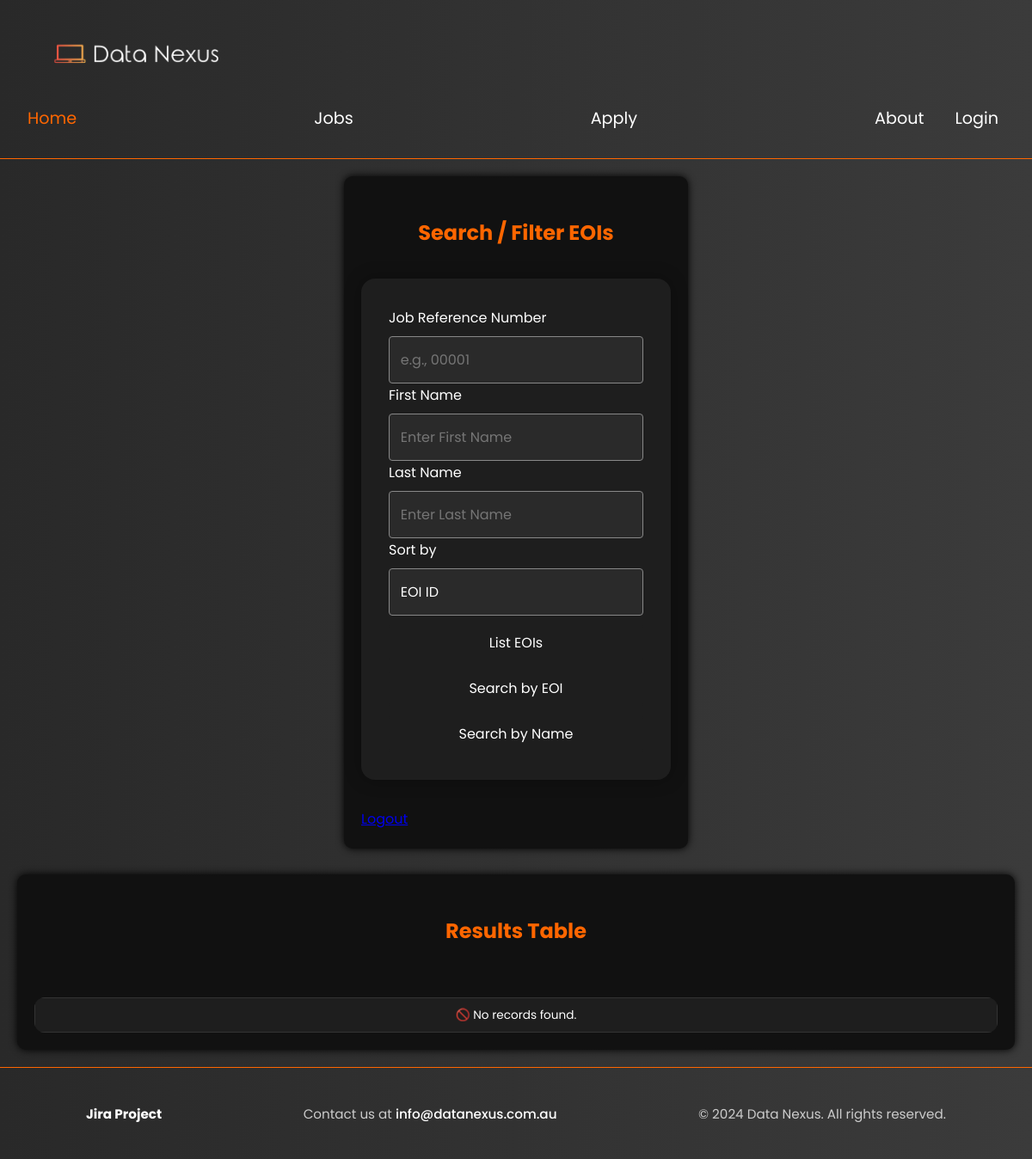
The page /web_tech_prj-main/manage.php (signed in) on the database as committed earlier.
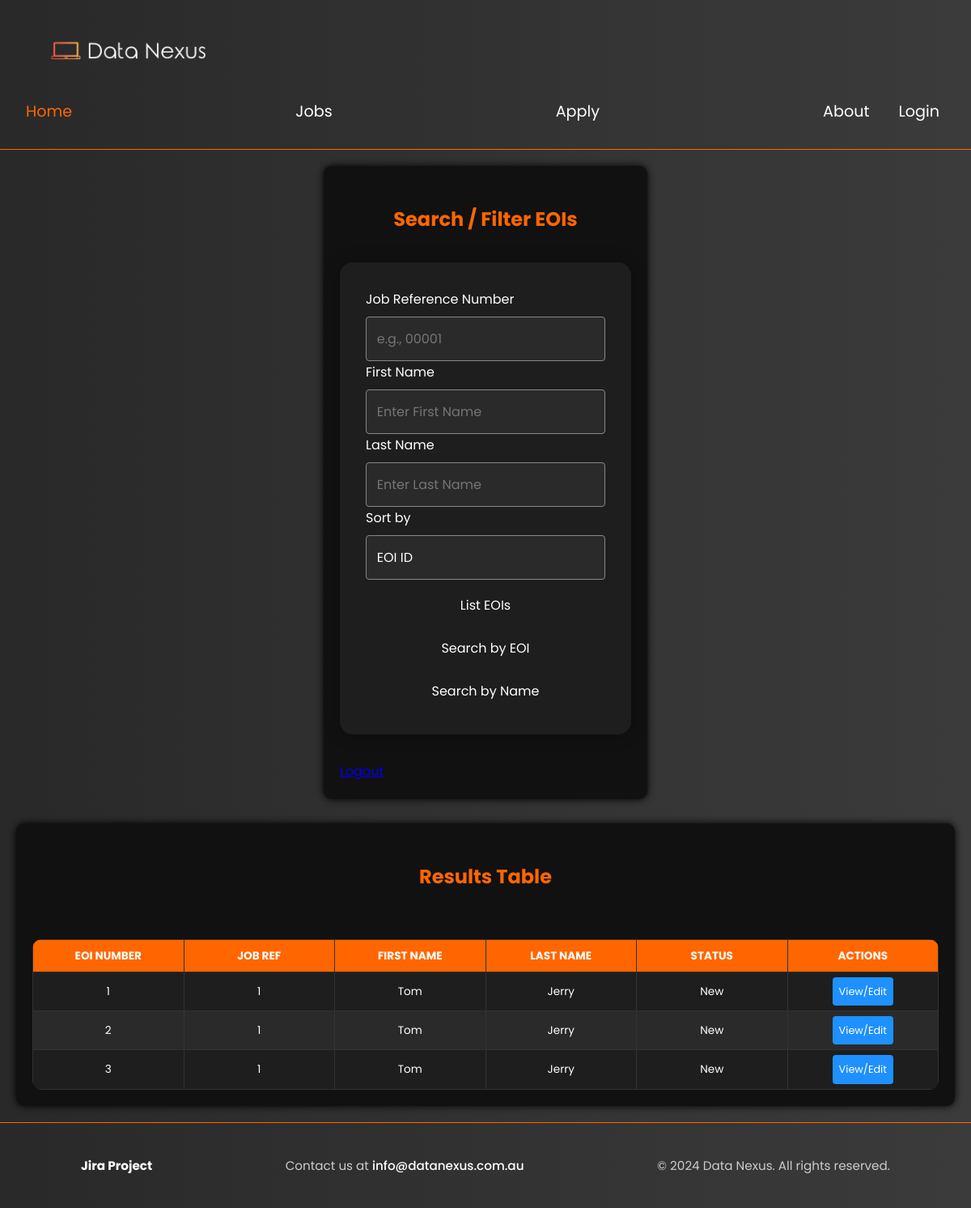
The same page on the database as committed later.
### tables this page shows
CREATE TABLE `expressions_of_interest` (
  `EOInumber` int(11) NOT NULL,
  `job_ref` int(10) NOT NULL,
  `first_name` varchar(50) NOT NULL,
  `last_name` varchar(50) NOT NULL,
  `gender` varchar(10) NOT NULL,
  `address` varchar(46) NOT NULL,
  `suburb` varchar(60) NOT NULL,
  `state` varchar(3) NOT NULL,
  `postcode` varchar(4) NOT NULL,
  `email_address` varchar(360) NOT NULL,
  `phone_number` varchar(15) NOT NULL,
  `skills` varchar(500) NOT NULL,
  `other_skills` varchar(500) NOT NULL,
  `status` varchar(10) NOT NULL DEFAULT 'New'
);

### web_tech_prj-main/manage.php (the view, shortened to what this page needs)
<!DOCTYPE html>
<html lang="en">
<head>
    <link href="styles/styles.css" rel="stylesheet">
</head>
<body>
<?php include 'nav.inc'; ?>
<main>
  <section class="filter-form">
    <h2>Search / Filter EOIs</h2>
    <form action="manage.php" method="POST">
      <label for="job_ref">Job Reference Number</label>
      <input type="text" id="job_ref" name="job_ref" placeholder="e.g., 00001">
      <label for="first_name">First Name</label>
      <input type="text" id="first_name" name="first_name" placeholder="Enter First Name">
      <label for="last_name">Last Name</label>
      <input type="text" id="last_name" name="last_name" placeholder="Enter Last Name">
      <label for="sort_field">Sort by</label>
      <select name="sort_field" id="sort_field">
        <option value="eoi_id">EOI ID</option>
      </select>
      <button type="submit" name="action" value="list">List EOIs</button>
      <button type="submit" name="action" value="delete">Search by EOI</button>
      <button type="submit" name="action" value="update_status">Search by Name</button>
    </form>
    <a href="logout.php">Logout</a>
  </section>
  <section class="results-table">
    <h2>Results Table</h2>
    <table class="styled-table">
    <table class="styled-table">
<?php
require_once("settings.php");
$sql = "SELECT EOInumber, job_ref, first_name, last_name, status FROM expressions_of_interest";
$result = mysqli_query($conn, $sql);
if (mysqli_num_rows($result) > 0) {
    echo "<thead><tr>";
    echo "<th>EOI Number</th>";
    echo "<th>Job Ref</th>";
    echo "<th>First Name</th>";
    echo "<th>Last Name</th>";
    echo "<th>Status</th>";
    echo "<th>Actions</th>";
    echo "</tr></thead><tbody>";
    while ($row = mysqli_fetch_assoc($result)) {
        echo "<tr>";
        echo "<td>" . htmlspecialchars($row['EOInumber']) . "</td>";
        echo "<td>" . htmlspecialchars($row['job_ref']) . "</td>";
        echo "<td>" . htmlspecialchars($row['first_name']) . "</td>";
        echo "<td>" . htmlspecialchars($row['last_name']) . "</td>";
        echo "<td>" . htmlspecialchars($row['status']) . "</td>";
        echo "<td><a class='btn-view' href='view_details.php?eoi_id=" . urlencode($row['EOInumber']) . "'>View/Edit</a></td>";
        echo "</tr>";
    }
    echo "</tbody>";
} else {
    echo "<tr><td colspan='6'>🚫 No records found.</td></tr>";
}
?>
</table>
    </table>
  </section>
</main>
<?php include 'footer.inc'; ?>
</body>
</html>

### web_tech_prj-main/nav.inc
<header>
    <a href="index.php">
        <img src="images/Data_Nexus_Logo-Photoroom.png" id="home-logo" alt="Data Nexus Official Logo">
    </a>
    <nav id="home-navigation">
        <a href="index.php" class="home-navlinks" id="home-current-page">Home</a>
        <a href="jobs.php" class="home-navlinks">Jobs</a>
        <a href="apply.php" class="home-navlinks">Apply</a>
        <a href="about.php" class="home-navlinks">About</a>
    </nav>
        <a href="login.php" class="home-navlinks">Login</a>
</header>

### web_tech_prj-main/footer.inc
<footer>
    <div class="footer-content">
      <a href="https://student-team-d82481z6.atlassian.net/jira/software/projects/PP1/boards/3/timeline?selectedIssue=PP1-28&atlOrigin=eyJpIjoiOTdlZTc1Mjg2MWIyNDVmYmI0NWRlZDRlZDdhZGNmNWEiLCJwIjoiaiJ9" id="footer-items">Jira Project</a>
      <p>Contact us at <a href="mailto:info@datanexus.com.au">info@datanexus.com.au</a></p>
      <p>&copy; 2024 Data Nexus. All rights reserved.</p>
    </div>
  </footer>

### web_tech_prj-main/styles/styles.css (style rules this page uses)
html, body { height: 100%; font-family: 'Poppins', sans-serif; color: white; overflow-x: hidden; max-width: 100%; }
*, *::before, *::after { box-sizing: border-box; }
body { display: flex; flex-direction: column; }
main { flex: 1; }
header { display: flex; align-items: center; background: linear-gradient(to right, #292929, #3b3b3b); padding: 1rem; flex-wrap: wrap; position: sticky; top: 0; z-index: 1000; border-bottom: 1px solid #ff6600; }
#home-current-page, #apply-current-page, #jobs-current-page, #about-current-page { color: #ff6600; }
#home-logo { width: 18rem; max-width: 100%; padding-right: 0.1rem; }
#home-navigation { display: flex; justify-content: center; gap: 15rem; flex-wrap: wrap; }
.home-navlinks { position: relative; text-decoration: none; font-size: 1.2rem; padding: 1rem; border-top: 2px solid transparent; color: white; padding-right: 20px; }
.home-navlinks:after { content: ""; position: absolute; left: 0; bottom: 0; height: 2px; width: 0%; background-color: white; transition: width 0.3s ease-in-out; }
footer { background: linear-gradient(to right, #292929, #3b3b3b); padding: 2rem 1rem; border-top: 1px solid #ff6600; text-align: center; color: #ccc; font-size: 0.95rem; }
.footer-content { max-width: 1000px; margin: 0 auto; display: flex; flex-direction: row; justify-content: space-between; align-items: center; flex-wrap: wrap; gap: 1rem; text-align: center; }
#footer-items { color: #ff6600; text-decoration: none; font-weight: bold; }
.footer-content a { color: white; text-decoration: none; font-weight: 500; }
main { background: linear-gradient(to right, #292929, #3b3b3b); }
#footer-items { text-decoration: none; color: white; }
body { background: linear-gradient(to right, #292929, #3b3b3b); margin: 0; font-family: 'Poppins', sans-serif; color: white; }
table { width: 100%; border-collapse: collapse; margin-top: 2rem; background-color: #1e1e1e; color: white; border-radius: 12px; overflow: hidden; }
th, td { padding: 1.5rem; text-align: center; border-bottom: 1px solid #333; }
th { background-color: #4169E1; color: white; font-weight: bold; text-transform: uppercase; }
* { line-height: 1.7rem; }
h1, h2, h3, h4, h5 { color: #ff6600; margin-bottom: 0.5rem; }
h2 { font-size: 1.5rem; margin-top: 2rem; }
#form, section { padding: 2rem; max-width: 900px; margin: 0 auto; padding-top: 1rem; }
form { max-width: 800px; margin: 0 auto; padding: 2rem; background-color: #1e1e1e; border-radius: 1rem; box-shadow: 0 0 20px rgba(0, 0, 0, 0.3); margin-bottom: 2rem; }
input[type="text"], input[type="email"], input[type="number"], textarea { width: 98%; padding: 0.8rem; margin-top: 0.5rem; border: 1px solid #888; border-radius: 4px; background-color: #2a2a2a; color: white; }
input, select, textarea, button { transition: all 0.2s ease-in-out; font-size: 1rem; padding: 0.5rem; border-radius: 4px; border: none; background-color: #1e1e1e; color: white; font-family: 'Poppins', sans-serif; }
#apply-title, form { animation: fadeSlideIn 1s ease-out forwards; }
select { width: 98%; padding: 0.8rem; margin-top: 0.5rem; border: 1px solid #888; border-radius: 4px; background-color: #2a2a2a; color: white; font-family: 'Poppins', sans-serif; font-size: 1rem; appearance: none; }
img { max-width: 100%; height: auto; display: block; }
html { scroll-behavior: smooth; }
input[type="text"], input[type="email"], input[type="number"], input[type="date"], input[type="tel"], textarea, select { width: 100%; max-width: 100%; box-sizing: border-box; }
footer { flex-direction: column; text-align: center; padding: 1.5rem 1rem; }

Rows that differ between the two databases and show on the page:
added expressions_of_interest: EOInumber "1", job_ref "1", first_name "Tom", last_name "Jerry", status "New"
added expressions_of_interest: EOInumber "2", job_ref "1", first_name "Tom", last_name "Jerry", status "New"
added expressions_of_interest: EOInumber "3", job_ref "1", first_name "Tom", last_name "Jerry", status "New"
Other text that changed with them:
text no longer shown: "🚫 No records found."
text now shown: "EOI NUMBER JOB REF FIRST NAME LAST NAME STATUS ACTIONS"
